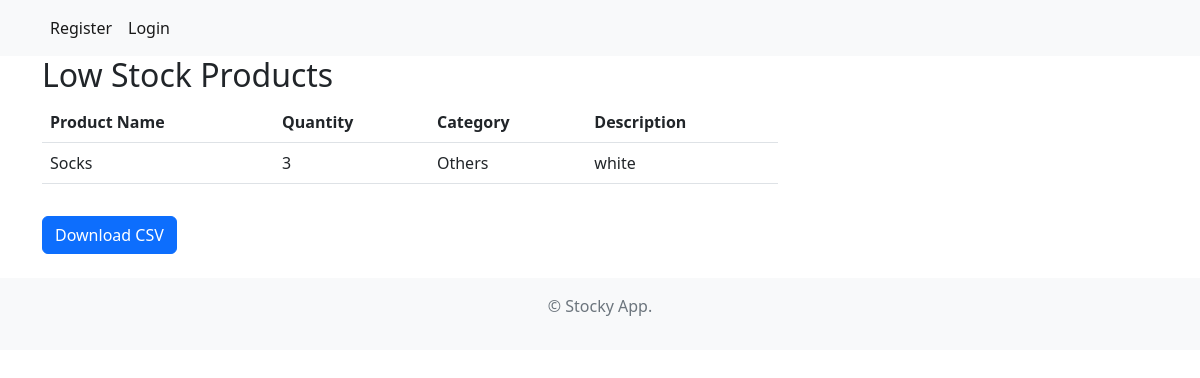
/products/low_stock/, run on the app's committed database.
### inventory/models.py (models this page shows, shortened)
class Product(models.Model):
    name = models.CharField(max_length=100, null=True)
    category = models.CharField(max_length=20, choices=CATEGORY, null=True)
    quantity = models.PositiveIntegerField(null=True)
    description = models.CharField(max_length=200, null=True)

### inventory/views.py (the view, shortened to what this page needs)
# urls.py: path('products/low_stock/', views.low_stock_products, name='low_stock_products'),
def low_stock_products(request):
    low_stock_products = Product.objects.filter(quantity__lt=10)
    context = {"products": low_stock_products}
    return render(request, "inventory/low_stock_products.html", context)

### inventory/templates/inventory/low_stock_products.html (shortened to what this page needs)
{% extends 'inventory/base.html' %}
{% block content %}
<div class="container">
    <div class="row">
        <div class="col-md-8">
            <h2>Low Stock Products</h2>
            <table class="table">
                <thead>
                    <tr>
                        <th scope="col">Product Name</th>
                        <th scope="col">Quantity</th>
                        <th scope="col">Category</th>
                        <th scope="col">Description</th>
                    </tr>
                </thead>
                <tbody>
                    {% for product in products %}
                    <tr>
                        <td>{{ product.name }}</td>
                        <td>{{ product.quantity }}</td>
                        <td>{{ product.category }}</td>
                        <td>{{ product.description }}</td>
                    </tr>
                    {% endfor %}
                </tbody>
            </table>
            <a href="?csv=true" class="btn btn-primary mt-3">Download CSV</a>
        </div>
    </div>
</div>
{% endblock %}

### data on the page
Product: name "Socks", quantity "3", category "Others", description "white"
